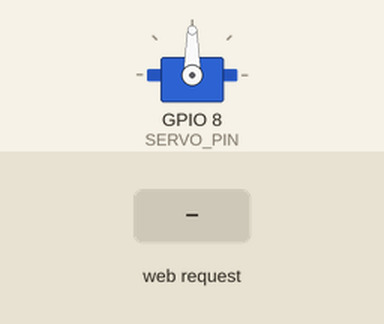
This sketch was run on a simulated ESP32-S3. Shown: servo. Inputs (shaded band) come from the test bench. WiFi joins after 1.5 s; servers stay silent unless stated; what the sketch prints to the serial monitor is not drawn.

Above: at 2.7 s.
2.8 s: HTTP request GET /sweep/start received
At 4.18 s:
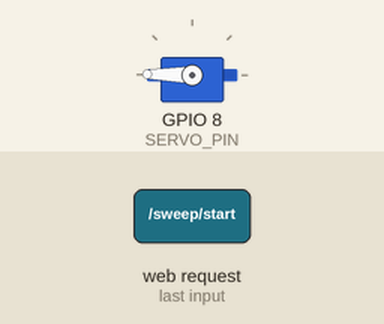
5.8 s: HTTP request GET /sweep/stop received
At 5.8 s:
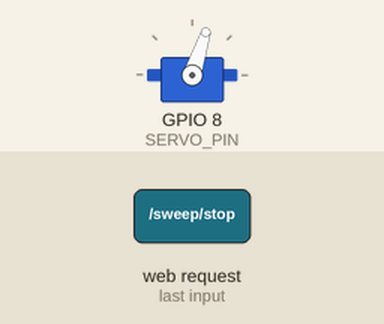
7.3 s: HTTP request GET /setAngle?val=1 received
At 7.6 s:
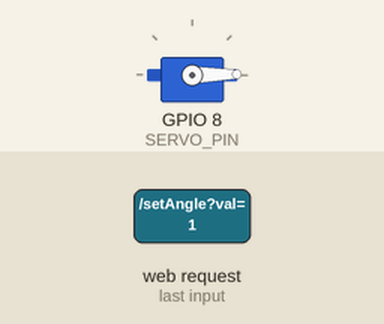
8.8 s: HTTP request GET /sweep/start?val=1 received
At 9.26 s:
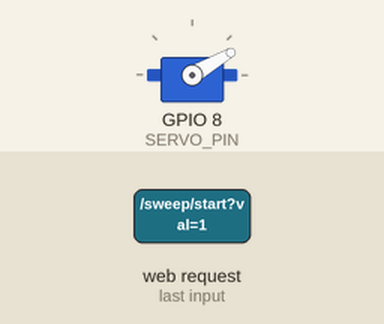
11.8 s: HTTP request GET /setAngle?val=120 received
Timing chart, 0 to 14.3 s (numbered marks = the images above; inputs shaded):
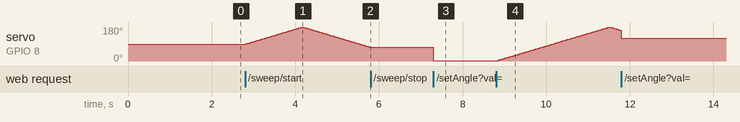

The sketch:

servo-sieuam.ino
```cpp
#include <WiFi.h>
#include <WebServer.h>
#include <ESP32Servo.h>

const char* ssid = "TRAM 247 STUDY CAFE & WORKSPACE";
const char* password = "tramloveyou";

WebServer server(80);
Servo servo;

const int SERVO_PIN = 8;

int currentAngle = 90;
bool isSweeping = false;
int sweepDirection = 1;
int sweepDelayMs = 15;
unsigned long lastSweepMs = 0;

void setServoAngle(int angle) {
  currentAngle = constrain(angle, 0, 180);
  servo.write(currentAngle);
}

void startSweep() {
  isSweeping = true;
  sweepDirection = 1;
  lastSweepMs = millis();
}

void stopSweep() {
  isSweeping = false;
}

String getHTML() {
  String html = R"rawliteral(
<!DOCTYPE html>
<html lang="vi">
<head>
  <meta charset="UTF-8">
  <meta name="viewport" content="width=device-width, initial-scale=1.0">
  <title>Lab 4 - Servo Control</title>
  <style>
    :root {
      --bg: #f2f1ed;
      --panel: #15252b;
      --accent: #2f11a3;
      --text: #f7f5f0;
      --muted: #d5d1c8;
    }
    body {
      margin: 0;
      font-family: Arial, Helvetica, sans-serif;
      background: radial-gradient(circle at top, #ffffff 0%, var(--bg) 55%, #e4e0d6 100%);
      color: #161616;
      display: flex;
      justify-content: center;
      padding: 24px;
    }
    .card {
      width: min(760px, 100%);
      background: rgba(255, 255, 255, 0.72);
      border: 2px solid rgba(47, 17, 163, 0.22);
      border-radius: 28px;
      box-shadow: 0 18px 50px rgba(0, 0, 0, 0.08);
      padding: 28px;
      backdrop-filter: blur(6px);
    }
    h1 {
      margin: 0 0 8px;
      color: var(--accent);
      font-size: clamp(2rem, 5vw, 3.4rem);
      line-height: 1;
    }
    .meta {
      display: flex;
      justify-content: space-between;
      align-items: center;
      gap: 16px;
      margin-bottom: 24px;
      color: #4b4b4b;
    }
    .badge {
      background: var(--accent);
      color: white;
      border-radius: 999px;
      padding: 10px 18px;
      font-weight: 700;
      letter-spacing: 0.04em;
    }
    .panel {
      background: var(--panel);
      color: var(--text);
      border-radius: 22px;
      padding: 22px;
    }
    .status {
      display: grid;
      grid-template-columns: repeat(2, minmax(0, 1fr));
      gap: 12px;
      margin-bottom: 18px;
    }
    .box {
      background: rgba(255, 255, 255, 0.06);
      border: 1px solid rgba(255, 255, 255, 0.12);
      border-radius: 16px;
      padding: 14px 16px;
    }
    .label {
      font-size: 0.8rem;
      color: var(--muted);
      text-transform: uppercase;
      letter-spacing: 0.08em;
      margin-bottom: 6px;
    }
    .value {
      font-size: 1.2rem;
      font-weight: 700;
    }
    .buttons {
      display: grid;
      grid-template-columns: repeat(3, minmax(0, 1fr));
      gap: 12px;
      margin: 18px 0;
    }
    button {
      border: 0;
      border-radius: 16px;
      padding: 14px 12px;
      font-size: 0.96rem;
      font-weight: 700;
      color: white;
      cursor: pointer;
    }
    .preset { background: #1968d2; }
    .sweep-on { background: #1ea24b; }
    .sweep-off { background: #d63c3c; }
    .center { background: #7a4d1e; }
    .slider-wrap {
      margin-top: 12px;
      padding: 16px;
      background: rgba(255, 255, 255, 0.06);
      border: 1px solid rgba(255, 255, 255, 0.12);
      border-radius: 16px;
    }
    input[type="range"] {
      width: 100%;
      margin-top: 12px;
    }
    .note {
      margin-top: 14px;
      color: #cfc9bf;
      font-size: 0.92rem;
    }
    @media (max-width: 640px) {
      .status, .buttons {
        grid-template-columns: 1fr;
      }
      .meta {
        flex-direction: column;
        align-items: flex-start;
      }
    }
  </style>
</head>
<body>
  <div class="card">
    <h1>Lab 4 - Servo Web</h1>
    <div class="meta">
      <div>ESP32S3 điều khiển servo bằng WiFi</div>
      <div class="badge">2026</div>
    </div>
    <div class="panel">
      <div class="status">
        <div class="box">
          <div class="label">Góc hiện tại</div>
          <div class="value"><span id="angleText">)rawliteral";
  html += String(currentAngle);
  html += R"rawliteral(</span> độ</div>
        </div>
        <div class="box">
          <div class="label">Chế độ</div>
          <div class="value" id="modeText">)rawliteral";
  html += isSweeping ? "Sweep" : "Manual";
  html += R"rawliteral(</div>
        </div>
      </div>

      <div class="buttons">
        <button class="preset" onclick="setAngle(0)">0°</button>
        <button class="preset" onclick="setAngle(45)">45°</button>
        <button class="preset" onclick="setAngle(90)">90°</button>
        <button class="preset" onclick="setAngle(135)">135°</button>
        <button class="preset" onclick="setAngle(180)">180°</button>
        <button class="center" onclick="centerServo()">CENTER</button>
      </div>

      <div class="buttons">
        <button class="sweep-on" onclick="sendCommand('/sweep/start', 'Sweep started')">SWEEP ON</button>
        <button class="sweep-off" onclick="sendCommand('/sweep/stop', 'Sweep stopped')">SWEEP OFF</button>
      </div>

      <div class="slider-wrap">
        <div class="label">Góc servo</div>
        <input type="range" min="0" max="180" value=")rawliteral";
  html += String(currentAngle);
  html += R"rawliteral(" id="angleSlider" oninput="setAngle(this.value)">
      </div>

      <div class="slider-wrap">
        <div class="label">Tốc độ sweep (delay ms mỗi bước)</div>
        <input type="range" min="5" max="60" value=")rawliteral";
  html += String(sweepDelayMs);
  html += R"rawliteral(" id="sweepDelay" oninput="setSweepDelay(this.value)">
      </div>

      <div class="note" id="message">Sẵn sàng điều khiển.</div>
    </div>
  </div>

  <script>
    const message = document.getElementById('message');
    const angleText = document.getElementById('angleText');
    const modeText = document.getElementById('modeText');

    function sendCommand(path, fallbackMessage) {
      fetch(path)
        .then(response => response.text())
        .then(text => {
          message.textContent = text || fallbackMessage;
          if (path === '/sweep/start') modeText.textContent = 'Sweep';
          if (path === '/sweep/stop') modeText.textContent = 'Manual';
        });
    }

    function setAngle(val) {
      const angle = Number(val);
      angleText.textContent = angle;
      modeText.textContent = 'Manual';
      fetch('/setAngle?val=' + angle)
        .then(response => response.text())
        .then(text => {
          message.textContent = text;
        });
    }

    function centerServo() {
      fetch('/center')
        .then(response => response.text())
        .then(text => {
          angleText.textContent = '90';
          document.getElementById('angleSlider').value = 90;
          modeText.textContent = 'Manual';
          message.textContent = text;
        });
    }

    function setSweepDelay(val) {
      fetch('/setSweepDelay?val=' + val)
        .then(response => response.text())
        .then(text => {
          message.textContent = text;
        });
    }
  </script>
</body>
</html>
)rawliteral";
  return html;
}

void setup() {
  Serial.begin(115200);
  servo.setPeriodHertz(50);
  servo.attach(SERVO_PIN);
  setServoAngle(currentAngle);

  Serial.println("Servo web control started (ESP32S3)");
  Serial.printf("Servo pin: GPIO%d\n", SERVO_PIN);

  WiFi.begin(ssid, password);
  while (WiFi.status() != WL_CONNECTED) {
    delay(500);
    Serial.print('.');
  }
  Serial.println();
  Serial.println("Connected! IP: " + WiFi.localIP().toString());

  server.on("/", HTTP_GET, []() {
    server.send(200, "text/html", getHTML());
  });

  server.on("/setAngle", HTTP_GET, []() {
    if (server.hasArg("val")) {
      stopSweep();
      setServoAngle(server.arg("val").toInt());
      Serial.println("Angle set to: " + String(currentAngle));
    }
    server.send(200, "text/plain", "Angle set to " + String(currentAngle) + " deg");
  });

  server.on("/center", HTTP_GET, []() {
    stopSweep();
    setServoAngle(90);
    Serial.println("Servo centered");
    server.send(200, "text/plain", "Servo centered (90 deg)");
  });

  server.on("/sweep/start", HTTP_GET, []() {
    startSweep();
    Serial.println("Sweep started");
    server.send(200, "text/plain", "Sweep started");
  });

  server.on("/sweep/stop", HTTP_GET, []() {
    stopSweep();
    Serial.println("Sweep stopped");
    server.send(200, "text/plain", "Sweep stopped");
  });

  server.on("/setSweepDelay", HTTP_GET, []() {
    if (server.hasArg("val")) {
      sweepDelayMs = constrain(server.arg("val").toInt(), 5, 60);
      Serial.println("Sweep delay set to: " + String(sweepDelayMs) + " ms");
    }
    server.send(200, "text/plain", "Sweep delay: " + String(sweepDelayMs) + " ms");
  });

  server.begin();
}

void loop() {
  server.handleClient();

  if (isSweeping) {
    unsigned long now = millis();
    if (now - lastSweepMs >= (unsigned long)sweepDelayMs) {
      lastSweepMs = now;
      currentAngle += sweepDirection;

      if (currentAngle >= 180) {
        currentAngle = 180;
        sweepDirection = -1;
      } else if (currentAngle <= 0) {
        currentAngle = 0;
        sweepDirection = 1;
      }

      servo.write(currentAngle);
    }
  }
}
```

Measured:
- after the input at 2.8 s, servo on GPIO 8 (SERVO_PIN): rises from 90° to 179° in 1.3 s, then falls to 72° in 1.6 s
- after the input at 5.8 s, servo on GPIO 8 (SERVO_PIN): stops changing and stays 72°
- after the input at 7.3 s, servo on GPIO 8 (SERVO_PIN): 72° → 1° at once
- after the input at 8.8 s, servo on GPIO 8 (SERVO_PIN): rises from 1° to 180° in 2.7 s, then falls to 162° in 0.27 s
